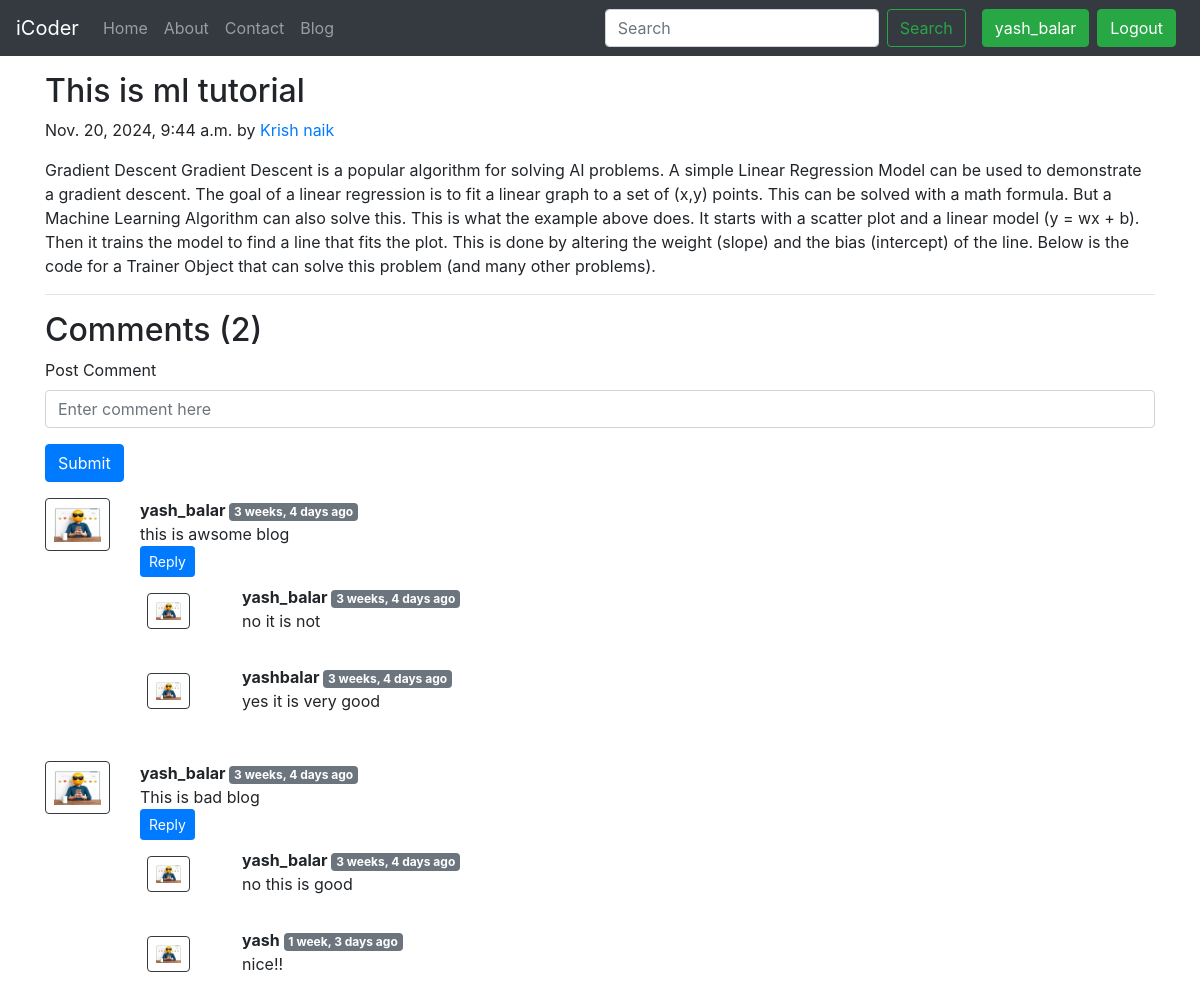
/blog/slug for it is ml (signed in), run on the app's committed database.
### blog/models.py (models this page shows, shortened)
class Post(models.Model):
    sno=models.AutoField(primary_key=True)
    title=models.CharField(max_length=255)
    author=models.CharField(max_length=14)
    slug=models.CharField(max_length=130)
    timeStamp=models.DateTimeField(blank=True)
    content=models.TextField()

class BlogComment(models.Model):
    sno= models.AutoField(primary_key=True)
    comment=models.TextField()
    user=models.ForeignKey(User, on_delete=models.CASCADE)
    post=models.ForeignKey(Post, on_delete=models.CASCADE)
    parent=models.ForeignKey('self',on_delete=models.CASCADE, null=True )
    timestamp= models.DateTimeField(default=now)
    def __str__(self):
        return self.comment[0:13] + "..." + "by" + " " + self.user.username

### blog/views.py (the view)
# urls.py: path('<str:slug>', views.blogPost, name="blogPost"),
def blogPost(request, slug):
    post=Post.objects.filter(slug=slug).first()
    comments= BlogComment.objects.filter(post=post, parent=None)
    replies= BlogComment.objects.filter(post=post).exclude(parent=None)
    replyDict={}
    for reply in replies:
        print(reply)
        if reply.parent.sno not in replyDict.keys():
            replyDict[reply.parent.sno]=[reply]
        else:
            replyDict[reply.parent.sno].append(reply)
    context={'post':post, 'comments': comments, 'user': request.user, 'replyDict': replyDict}
    return render(request, "blog/blogPost.html", context)

### blog/templatetags/extras.py (called while the page is built)
@register.filter(name='get_val')
def get_val(dict, key):
    return dict.get(key)

### templates/blog/blogPost.html (shortened to what this page needs)
{% extends 'base.html' %}
{% block body %}
{% load humanize %}
{% load extras %}
<div class="container my-3">
    <h2 class="blog-post-title">{{post.title}}</h2>
    <p class="blog-post-meta">{{post.timeStamp}} by <a href="/about">{{post.author}}</a></p>
    <p>{{post.content|safe}}</p>
    <hr>
</div>
<div class="container">
    <h2> Comments ({{comments.count}}) </h2>
    <div class="my-2">
        {% if user.is_authenticated %}
        <form action="/blog/postComment" method="post">
            <div class="form-group">
                <label for="exampleInputEmail1">Post Comment </label>
                <input type="text" class="form-control" name="comment" placeholder="Enter comment here">
            </div>
            <button type="submit" class="btn btn-primary">Submit</button>
        </form>
        {% else %}
        Please login to post a comment
        {% endif %}
    </div>
    {% for comment in comments %}
    <div class="row my-3">
        <div class="col-md-1  ">
            <img class="rounded mx-auto d-block w-100 border border-dark p-2" src="/static/comment_piv.jpg" alt="user">
        </div>
        <div class="col-md-11 ">
            <b> {{comment.user.username}} </b> <span class="badge badge-secondary ">{{comment.timestamp| naturaltime}}</span>
            <div>{{comment.comment}}</div>
            <div class="reply mx-0">
                {% if user.is_authenticated %}
                <button class="btn btn-sm btn-primary" type="button" data-toggle="collapse" data-target="#replyBox{{comment.sno}}" aria-expanded="false" aria-controls="replyBox{{comment.sno}}">
                    Reply
                </button>
                {% else %}
                <button class="btn btn-sm btn-primary" type="button" data-toggle="collapse" data-target="#replyBox{{comment.sno}}" aria-expanded="false" aria-controls="replyBox{{comment.sno}}">
                    Login to reply
                </button>
                {% endif %}
                <div class="replies my-2 ">
                    {% for reply in replyDict|get_val:comment.sno %}
                    <div class="row my-2">
                        <div class="col-md-1 ">
                            <img class="rounded mx-auto d-block w-75 my-2 border border-dark p-2" src="/static/comment_piv.jpg" alt="user">
                        </div>
                        <div class="col-md-11">
                            <div class="col-md-11 ">
                                <b> {{reply.user.username}} </b> <span class="badge badge-secondary ">{{reply.timestamp|naturaltime}}</span>
                                <div>{{reply.comment}}</div>
                            </div>
                            <br>
                        </div>
                    </div>
                    {% endfor %}
                </div>
            </div>
        </div>
    </div>
    {% endfor %}
</div>
{% endblock %}

### templates/base.html (shortened to what this page needs)
<!doctype html>
<html lang="en">
  <head>
    <link rel="stylesheet" href="https://stackpath.bootstrapcdn.com/bootstrap/4.5.2/css/bootstrap.min.css">
  </head>
  <body>
    <nav class="navbar navbar-expand-lg navbar-dark bg-dark">
        <a class="navbar-brand" href="/">iCoder</a>
        <div class="collapse navbar-collapse" id="navbarSupportedContent">
          <ul class="navbar-nav mr-auto">
            <li class="nav-item {% block homeactive %}  {% endblock homeactive %}">
              <a class="nav-link" href="/">Home <span class="sr-only">(current)</span></a>
            </li>
            <li class="nav-item {% block aboutactive %}  {% endblock aboutactive %}" >
              <a class="nav-link" href="/about">About</a>
            </li>
            <li class="nav-item {% block contactactive %}  {% endblock contactactive %} ">
              <a class="nav-link" href="/contact">Contact</a>
            </li>
            <li class="nav-item {% block blogactive %}  {% endblock blogactive %} ">
              <a class="nav-link" href="/blog">Blog</a>
            </li>
          </ul>
          <form method="get" action="/search"class="form-inline my-2 my-lg-0 mx-3">
            <input class="form-control mr-sm-2" type="search" placeholder="Search" aria-label="Search" name="query" id="query">
            <button class="btn btn-outline-success my-2 my-sm-0 " type="submit">Search</button>
          </form>
  {% if user.is_authenticated %}
     <button type="button" class="btn btn-success mr-2">
         {{ user.username }}
     </button>
     <a href="{% url 'handleLogout' %}" class="btn btn-success mr-2">
         Logout
     </a>
  {% endif %}
        </div>
      </nav>
      {% block body %}  {% endblock body %}
  </body>
</html>

### data on the page
Post: title "This is ml tutorial", timeStamp "Nov. 20, 2024, 9:44 a.m.", author "Krish naik", content "Gradient Descent Gradient Descent is a popular algorithm for solving AI problems. A simple Linear Regression Model can be used to demonstrate a gradient descent. The goal of a linear regression is to fit a linear graph to a set of (x,y) points. This can be solved with a math formula. But a Machine Learning Algorithm can also solve this. This is what the example above does. It starts with a scatter plot and a linear model (y = wx + b). Then it trains the model to find a line that fits the plot. This is done by altering the weight (slope) and the bias (intercept) of the line. Below is the code for a Trainer Object that can solve this problem (and many other problems)."
BlogComment: user.username "yash_balar", timestamp "3 weeks, 4 days ago", comment "this is awsome blog"
BlogComment: user.username "yash_balar", timestamp "3 weeks, 4 days ago", comment "no it is not"
BlogComment: user.username "yashbalar", timestamp "3 weeks, 4 days ago", comment "yes it is very good"
BlogComment: user.username "yash_balar", timestamp "3 weeks, 4 days ago", comment "This is bad blog"
BlogComment: user.username "yash_balar", timestamp "3 weeks, 4 days ago", comment "no this is good"
BlogComment: user.username "yash", timestamp "1 week, 3 days ago", comment "nice!!"

### other printed values
{{ user.username }} "yash_balar"
{{ comments.count }} "2"
